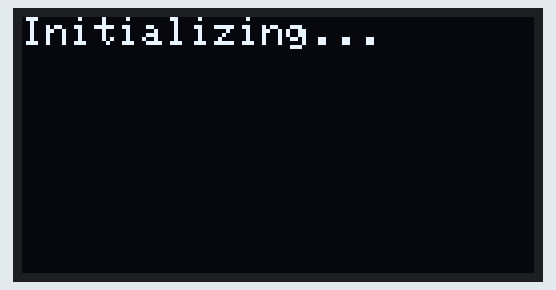
A sketch run on a simulated ESP32. On the bench: 128×64 one-colour display. WiFi joins after 1.5 s; servers stay silent unless stated; uploads are accepted with an empty reply; what the sketch prints to the serial monitor is not drawn.

Above: at 0.6 s.
At 3.1 s:
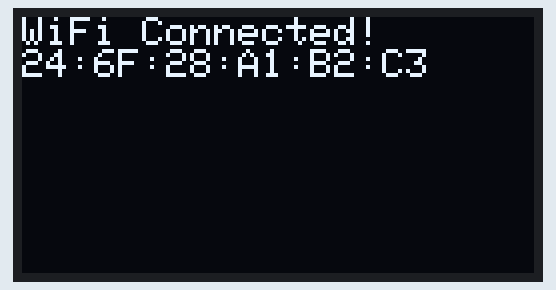
At 126.1 s:
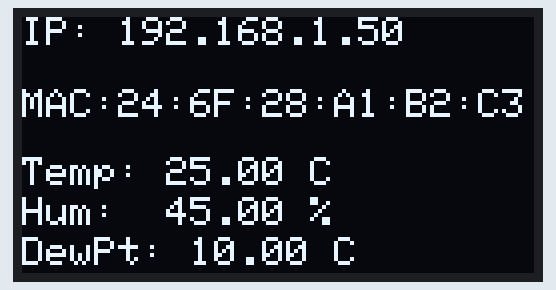

Measured:
- what the display in image 0 shows lasts 2.5 s, from 0.6 s to 3.1 s
- what the display in image 1 shows lasts 62.9 s, from 3.1 s to 66.0 s

The sketch:

MAC-DTH1-num3-r.ino
```cpp
#include <Wire.h>
#include <Adafruit_GFX.h>
#include <Adafruit_SSD1306.h>
#include <ModbusMaster.h>
#include <WiFi.h>
#include <HTTPClient.h>

#define RX_PIN 44
#define TX_PIN 43

ModbusMaster node;

// ---------------------- OLED ------------------------
#define SCREEN_WIDTH 128
#define SCREEN_HEIGHT 64
#define OLED_ADDR 0x3C
Adafruit_SSD1306 display(SCREEN_WIDTH, SCREEN_HEIGHT, &Wire, -1);

// ---------------------- TIME ------------------------
unsigned long lastRead = 0;
const unsigned long interval = 60000; // 1 minute interval

// ---------------------- SENSOR ----------------------
float lastTemp     = NAN;
float lastHum      = NAN;
float lastDewPoint = NAN;

// ---------------------- WiFi ------------------------
const char* ssid = "*******";
const char* password = "********";

// Updated fallback MAC address
const char* MAC_FALLBACK = "D8:3B:DA:4A:13:30";

// ---------------------- SERVER ----------------------
const char* serverUrl = "http://192.168.2.20:7500";

// ====================================================
// ======================= SETUP =======================
// ====================================================
void setup() {
  Serial.begin(115200);
  delay(500);
  Serial.println();
  Serial.println("Starting MAC-DTH1 Modbus WiFi System...");

  // ---- RS485 ----
  Serial2.begin(38400, SERIAL_8N1, RX_PIN, TX_PIN);
  node.begin(100, Serial2);  // Modbus slave ID = 100

  // ---- OLED ----
  if (!display.begin(SSD1306_SWITCHCAPVCC, OLED_ADDR)) {
    Serial.println(F("SSD1306 allocation failed"));
    for (;;);
  }
  display.clearDisplay();
  display.setTextSize(1);
  display.setTextColor(SSD1306_WHITE);
  display.setCursor(0, 0);
  display.println("Initializing...");
  display.display();
  delay(1000);
  display.clearDisplay();

  // ---- WiFi ----
  WiFi.mode(WIFI_STA);
  WiFi.begin(ssid, password);
  Serial.print("Connecting to WiFi");
  unsigned long wifiStart = millis();
  while (WiFi.status() != WL_CONNECTED && millis() - wifiStart < 20000UL) {
    delay(500);
    Serial.print(".");
  }
  if (WiFi.status() == WL_CONNECTED) {
    Serial.println("\nConnected to WiFi!");
  } else {
    Serial.println("\nWiFi not connected (continuing anyway).");
  }

  // ---- MAC Address ----
  String mac = WiFi.macAddress();
  if (mac == "00:00:00:00:00:00") {
    mac = MAC_FALLBACK;
  }
  Serial.print("Device MAC: ");
  Serial.println(mac);

  // ---- Display WiFi info ----
  display.clearDisplay();
  display.setCursor(0, 0);
  display.println("WiFi Connected!");
  display.println(mac);
  display.display();
  delay(1500);
}

// ====================================================
// ======================= LOOP =======================
// ====================================================
void loop() {
  if (millis() - lastRead >= interval) {
    lastRead = millis();

    // ---- Read Modbus registers ----
    float temperature = readFloatRegs(1000);
    float humidity    = readFloatRegs(1002);
    float dewPoint    = readFloatRegs(1004);

    if (!isnan(temperature)) lastTemp = temperature;
    if (!isnan(humidity))    lastHum  = humidity;
    if (!isnan(dewPoint))    lastDewPoint = dewPoint;

    // ---- Print to Serial ----
    Serial.print("Temp: "); Serial.print(lastTemp, 2);
    Serial.print(" °C  Hum: "); Serial.print(lastHum, 2);
    Serial.print(" %  DewPt: "); Serial.print(lastDewPoint, 2);
    Serial.println(" °C");

    // ---- Display on OLED ----
    display.clearDisplay();
    display.setTextSize(1);

    display.setCursor(0, 0);
    display.print("IP: ");
    display.println(WiFi.localIP());

    display.setCursor(0, 18);
    display.print("MAC:");
    display.println(WiFi.macAddress());

    display.setCursor(0, 35);
    display.print("Temp: "); display.print(lastTemp, 2); display.println(" C");

    display.setCursor(0, 45);
    display.print("Hum:  "); display.print(lastHum, 2); display.println(" %");

    display.setCursor(0, 55);
    display.print("DewPt: "); display.print(lastDewPoint, 2); display.println(" C");

    display.display();

    // ====================================================
    // Send to server (even if sensor is not connected)
    // ====================================================
    String deviceId = WiFi.macAddress();
    if (deviceId == "00:00:00:00:00:00") deviceId = String(MAC_FALLBACK);

    // Use dummy values if sensor data not available
    if (isnan(lastTemp)) lastTemp = 25.0;
    if (isnan(lastHum))  lastHum  = 45.0;
    if (isnan(lastDewPoint)) lastDewPoint = 10.0;

    // Create JSON payload
    String jsonData = "{";
    jsonData += "\"device_id\": \"" + deviceId + "\",";
    jsonData += "\"sensor_type\": \"DTH1\",";
    jsonData += "\"data\": {";
    jsonData += "\"temperature\": " + String(lastTemp, 2) + ",";
    jsonData += "\"humidity\": " + String(lastHum, 2) + ",";
    jsonData += "\"dewpt\": " + String(lastDewPoint, 2);
    jsonData += "}}";

    Serial.print("JSON -> ");
    Serial.println(jsonData);

    // ---- Send HTTP POST ----
    if (WiFi.status() == WL_CONNECTED) {
      HTTPClient http;
      Serial.print("Connecting to server: ");
      Serial.println(serverUrl);

      http.begin(serverUrl);
      http.addHeader("Content-Type", "application/json");

      int httpResponseCode = http.POST(jsonData);
      Serial.print("HTTP Response code: ");
      Serial.println(httpResponseCode);

      if (httpResponseCode > 0) {
        String resp = http.getString();
        Serial.print("Server response: ");
        Serial.println(resp);
      } else {
        Serial.print("HTTP error: ");
        Serial.println(httpResponseCode);
        Serial.print("Error detail: ");
        Serial.println(http.errorToString(httpResponseCode));
      }
      http.end();
    } else {
      Serial.println("WiFi not connected, skipped HTTP POST.");
    }
  }
}

// ====================================================
// ============ Read float values from Modbus ==========
// ====================================================
float readFloatRegs(uint16_t addr) {
  uint8_t result = node.readHoldingRegisters(addr, 2);
  if (result == node.ku8MBSuccess) {
    uint16_t r1 = node.getResponseBuffer(0);
    uint16_t r2 = node.getResponseBuffer(1);
    uint32_t raw = ((uint32_t)r2 << 16) | r1;
    float val;
    memcpy(&val, &raw, 4);

    // Basic validation
    if (addr == 1000 && (val < -50.0f || val > 80.0f)) return NAN;
    if (addr == 1002 && (val < 0.0f   || val > 100.0f)) return NAN;
    if (addr == 1004 && (val < -50.0f || val > 80.0f)) return NAN;

    return val;
  } else {
    return NAN;
  }
}
```
